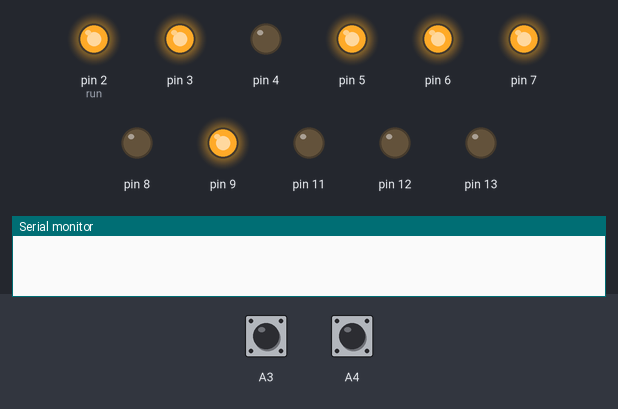
Bench run of a sketch on a simulated Arduino Uno, built with avr-gcc and run on an emulated ATmega328P. On the bench: output pins drawn as LEDs (lit = HIGH), the last lines printed to the serial monitor. Dashed ring = blinking. The test bench sets the inputs (shaded band); at power-on: A4 HIGH, A3 HIGH. Random numbers use the default seed unless the sketch sets one.

Above: at 1.2 s.
1.3 s: A4 pulled LOW for 0.15 s
At 3.4 s:
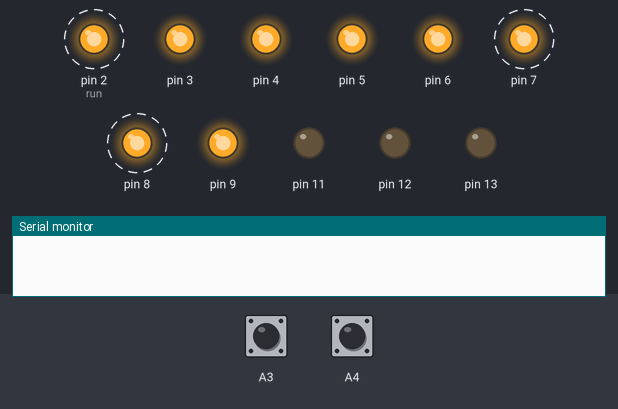
4.3 s: A3 pulled LOW for 3.2 s
At 5.8 s:
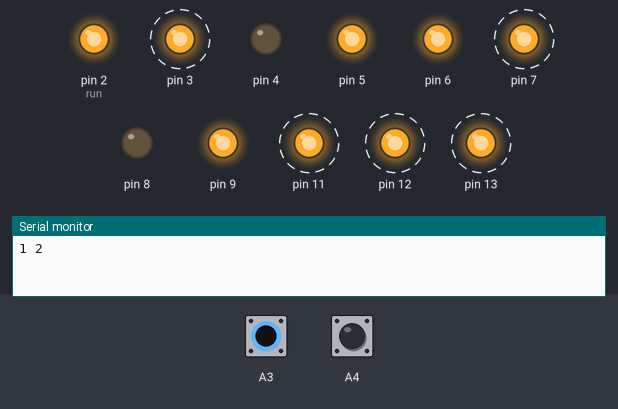
9.0 s: A4 pulled LOW for 1 s
At 9.75 s:
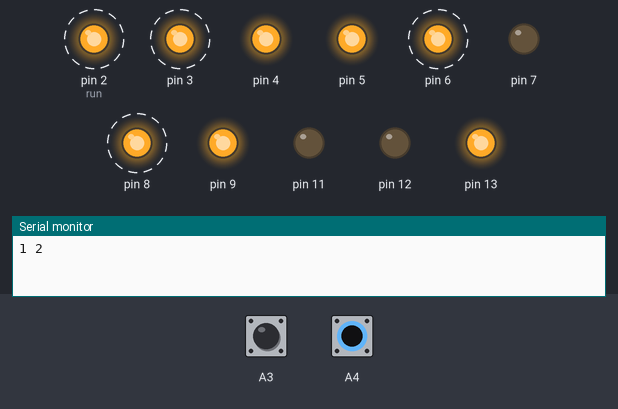
12.8 s: A4 pulled LOW for 3.2 s
At 16.9 s:
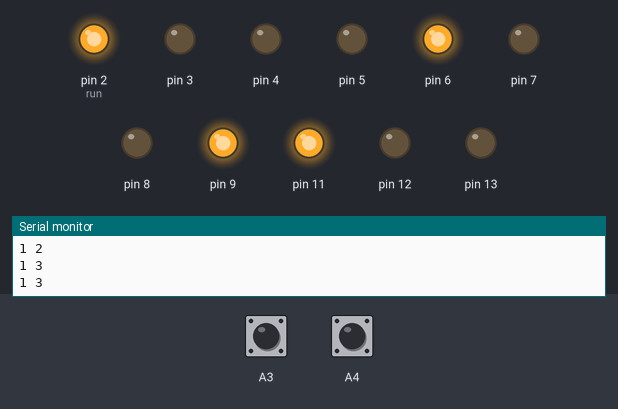
17.5 s: A3 pulled LOW for 0.15 s
At 19.1 s:
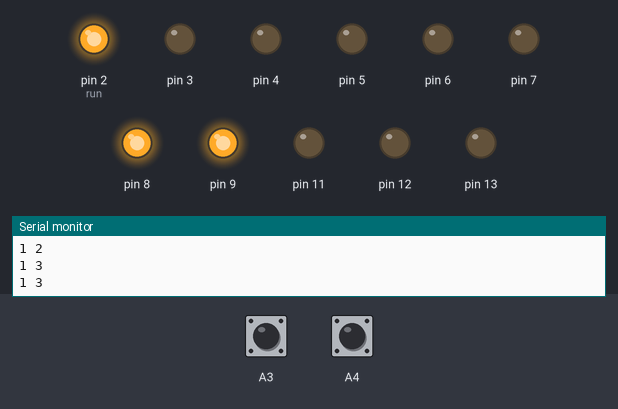
19.4 s: A4 pulled LOW for 0.15 s
At 20.45 s:
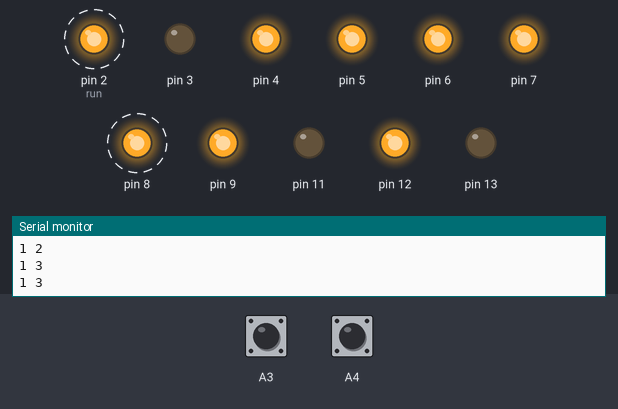
Timing chart, 0 to 25.2 s (numbered marks = the images above; inputs shaded):
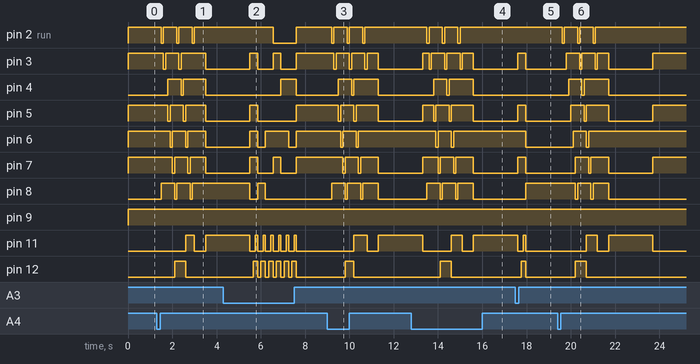

Measured:
- after the input at 1.3 s, pin 2 (run): alternates HIGH for 0.60 s and LOW for 0.10 s, 6 changes in all, then stays HIGH, starting after 0.20 s; pin 3: goes LOW 0.10 s, HIGH 0.60 s, LOW 0.10 s, HIGH 1.1 s, then LOW, starting after 0.30 s
- after the input at 4.3 s, pin 2 (run): HIGH → LOW after 2.3 s, → HIGH 1.1 s later; pin 4: LOW → HIGH after 2.6 s, → LOW 0.70 s later
- after the input at 9.0 s, pin 2 (run): alternates HIGH for 0.60 s and LOW for 0.10 s, 6 changes in all, then stays HIGH, starting after 0.20 s; pin 3: alternates HIGH for 0.60 s and LOW for 0.10 s, 7 changes in all, then stays LOW, starting after 0.30 s
- after the input at 12.8 s, pin 2 (run): alternates HIGH for 0.60 s and LOW for 0.10 s, 6 changes in all, then stays HIGH, starting after 0.70 s; pin 4: LOW → HIGH after 1.0 s, → LOW 0.60 s later, → HIGH 0.10 s later, → LOW 1.1 s later
- after the input at 17.5 s, pin 6: HIGH → LOW after 0.45 s; pin 8: LOW → HIGH after 0.45 s; pin 12: LOW → HIGH after 0.25 s, → LOW 0.20 s later; pin 13: LOW → HIGH after 0.15 s, → LOW 0.30 s later
- after the input at 19.4 s, pin 2 (run): alternates HIGH for 0.60 s and LOW for 0.10 s, 6 changes in all, then stays HIGH, starting after 0.20 s; pin 3: goes HIGH 0.60 s, LOW 0.10 s, HIGH 0.60 s, LOW 0.10 s, HIGH 0.50 s, LOW 2.0 s, then HIGH, starting after 0.40 s

The sketch:

sketch_sep11a.ino
```cpp
  unsigned long check_press;

  void setup()
  {
    pinMode(2, OUTPUT);
    pinMode(3, OUTPUT);
    pinMode(4, OUTPUT);
    pinMode(5, OUTPUT);
    pinMode(6, OUTPUT);

    pinMode(7, OUTPUT);
    pinMode(8, OUTPUT);
    pinMode(9, OUTPUT);

    pinMode(11, OUTPUT);
    pinMode(12, OUTPUT);
    pinMode(13, OUTPUT);

    pinMode(A3,INPUT_PULLUP);
    pinMode(A4,INPUT_PULLUP);

    Serial.begin(9600);
  }

  void seven_print (int n){
    for(int i=0;i<9;i++){

      digitalWrite(i+2, !bitRead(n,i) );

    }

    /*for(int i=9;i>=0;i--){
      int k = bitRead(n,i);
      Serial.print( k );
      //delay(100);
      }
      Serial.print( "\n" );*/

  }

  void loop()
  {
    int my_print[10]= { 0,68,62,110,77,107,123,71,127,79 };
    int r = random();
    int bet = 1;
    int rand_re ;

    seven_print(my_print[bet]);
    digitalWrite(13, 0);
    digitalWrite(12, 0);
    digitalWrite(11, 0);

    while( digitalRead(A4)!=LOW ){

      if( digitalRead(A3)==LOW ){

        bet = bet + 1;
        if(bet == 7)
          bet = 1;
        delay(50);

      digitalWrite(13, 1);
      delay(100);
      digitalWrite(12, 1);
      delay(100);
      digitalWrite(11, 1);
      delay(100);

    seven_print(my_print[bet]);

      digitalWrite(13, 0);
      digitalWrite(12, 0);
      digitalWrite(11, 0);

      }


        /*Serial.print(bet);
      Serial.print("\n");*/
    }
    delay(200);
    rand_re = random(1,7);
    /*Serial.print(rand_re);
    Serial.print("\n");*/
    check_press = millis();

    int run = 2;
    while( millis() - check_press <= 1500){

        if(run > 2)
          digitalWrite(run-1, 1);
        else
          digitalWrite(8, 1);
        digitalWrite(run, 0);
        run++;
        if(run == 9)
          run = 2;
        delay(100);

      if(millis() - check_press <= 500){
        digitalWrite(13, 1);
        continue;
      }
      if(millis() - check_press <= 1000){
        digitalWrite(13, 0);
        digitalWrite(12, 1);
        continue;
      }
      if(millis() - check_press <= 1500){
        digitalWrite(12, 0);
        digitalWrite(11, 1);
        continue;
      }

    }

    seven_print(0);

    digitalWrite(13, 0);
    digitalWrite(12, 0);
    digitalWrite(11, 0);
    delay(500);

    if(bet == rand_re){
    digitalWrite(12,1);
    }
    else{
    digitalWrite(11,1);
    }

    seven_print(my_print[rand_re]);

    Serial.print(bet);
    Serial.print(" ");
    Serial.print(rand_re);
    Serial.print("\n");
    delay(2000);

  }
```
